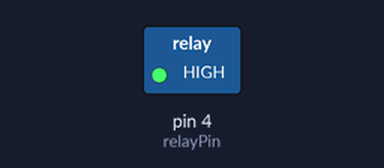
Bench run of a sketch on a simulated Arduino Uno, built with avr-gcc and run on an emulated ATmega328P. Parts: switched loads named in the sketch (green lamp = pin HIGH).

Above: at 1.0 s.
At 3.0 s:
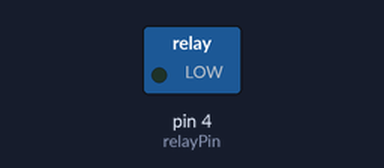
Timing chart, 0 to 5.2 s (numbered marks = the images above):
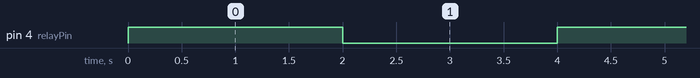

Measured:
- by itself, pin 4 (relayPin): alternates HIGH for 2.0 s and LOW for 2.0 s

The sketch:

bulb_on_off.ino
```cpp
const int relayPin = 4; // Pin connected to the relay

// Variables
bool isBulbOn = false; // Flag to track bulb state

void setup() {
  // Set relay pin as an output
  pinMode(relayPin, OUTPUT);

  // Initially turn off the bulb
  digitalWrite(relayPin, LOW);
}

void loop() {
  // Toggle the bulb state
  if (isBulbOn) {
    digitalWrite(relayPin, LOW); // Turn off the bulb
    isBulbOn = false;
    delay(2000); // Delay for 1 second
  } else {
    digitalWrite(relayPin, HIGH); // Turn on the bulb
    isBulbOn = true;
    delay(2000); // Delay for 1 second
  }
}
```
